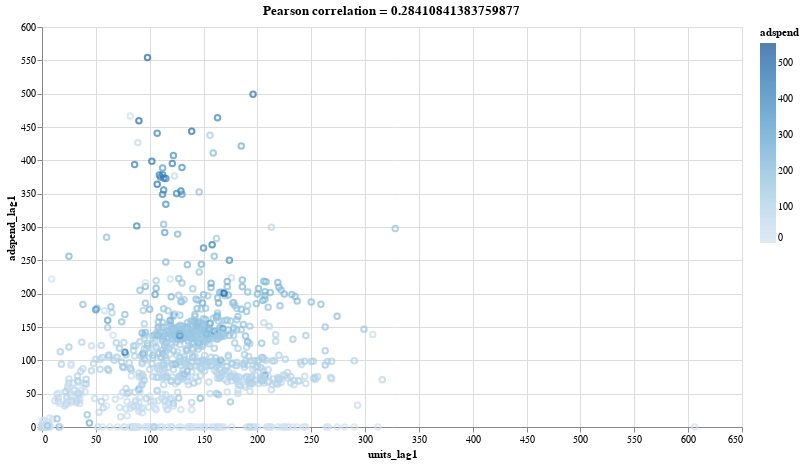

Write notebook code for a chart like this one.
### Markdown cell above
### EDA

### Code cell
alt.Chart(pd.concat((x, y), axis=1)).mark_point(point=True) \
.encode(
    x = alt.X("units_lag1:Q"),
    y = alt.Y("adspend_lag1:Q"),
    color = alt.Color("adspend:Q")
).properties(width=700, height=400, title=f"Pearson correlation = {x['units_lag1'].corr(x['adspend_lag1'])}")

### Figure 1 — Vega-Lite specification as saved in the notebook (floating-point values rounded to 4 significant figures; data arrays with more than 128 entries replaced by an {"elided": "..."} marker saying what was removed)
{"$schema": "https://vega.github.io/schema/vega-lite/v4.8.1.json", "config": {"view": {"continuousHeight": 300, "continuousWidth": 400}}, "data": {"name": "data-1b867a862db11e8310cd8d20592826ee"}, "datasets": {"data-1b867a862db11e8310cd8d20592826ee": {"elided": "1057 records"}}, "encoding": {"color": {"field": "adspend", "type": "quantitative"}, "x": {"field": "units_lag1", "type": "quantitative"}, "y": {"field": "adspend_lag1", "type": "quantitative"}}, "height": 400, "mark": {"point": true, "type": "point"}, "title": "Pearson correlation = 0.28410841383759877", "width": 700}
